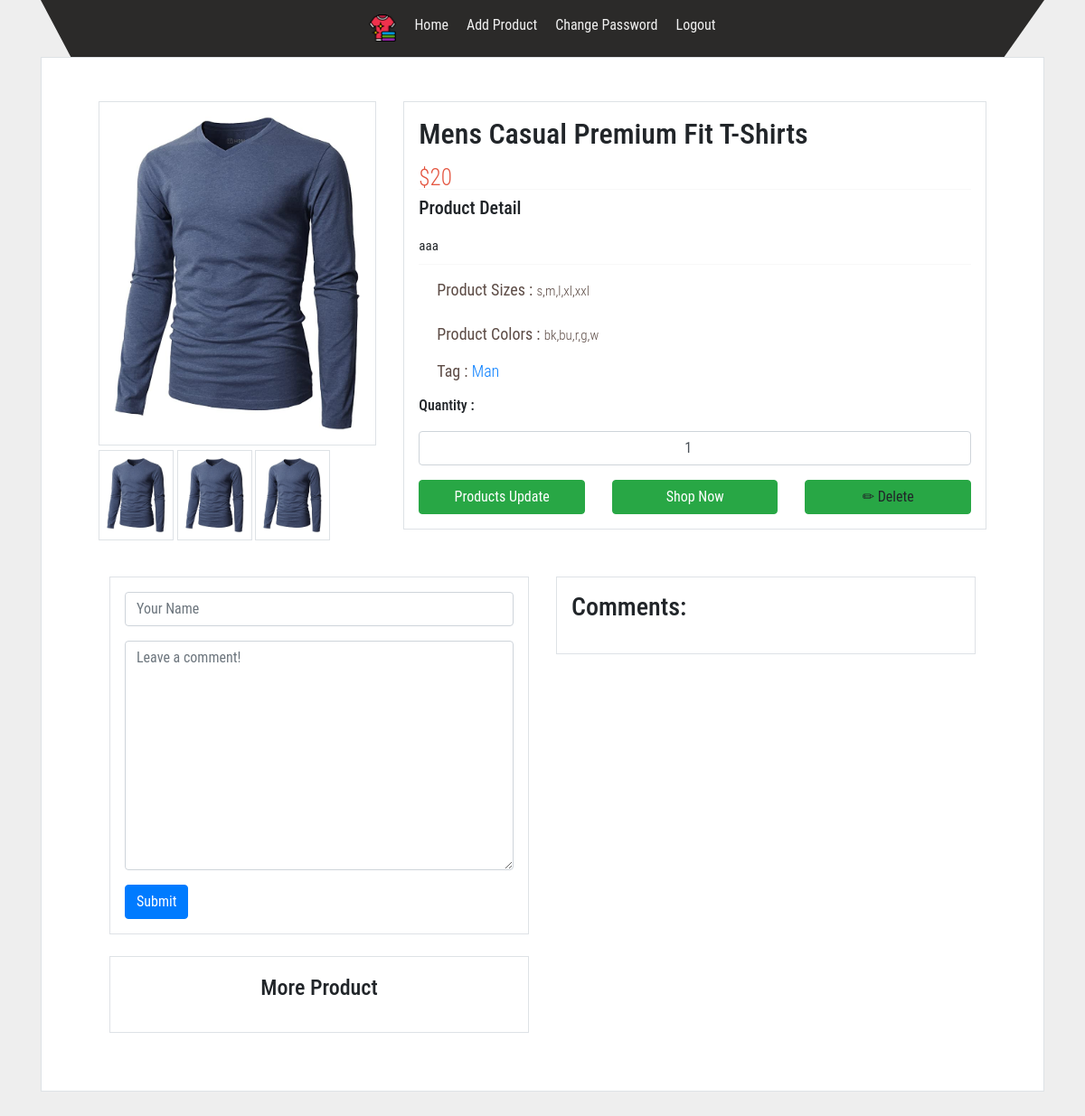
Before: /detail_seller/167 with the older database file.
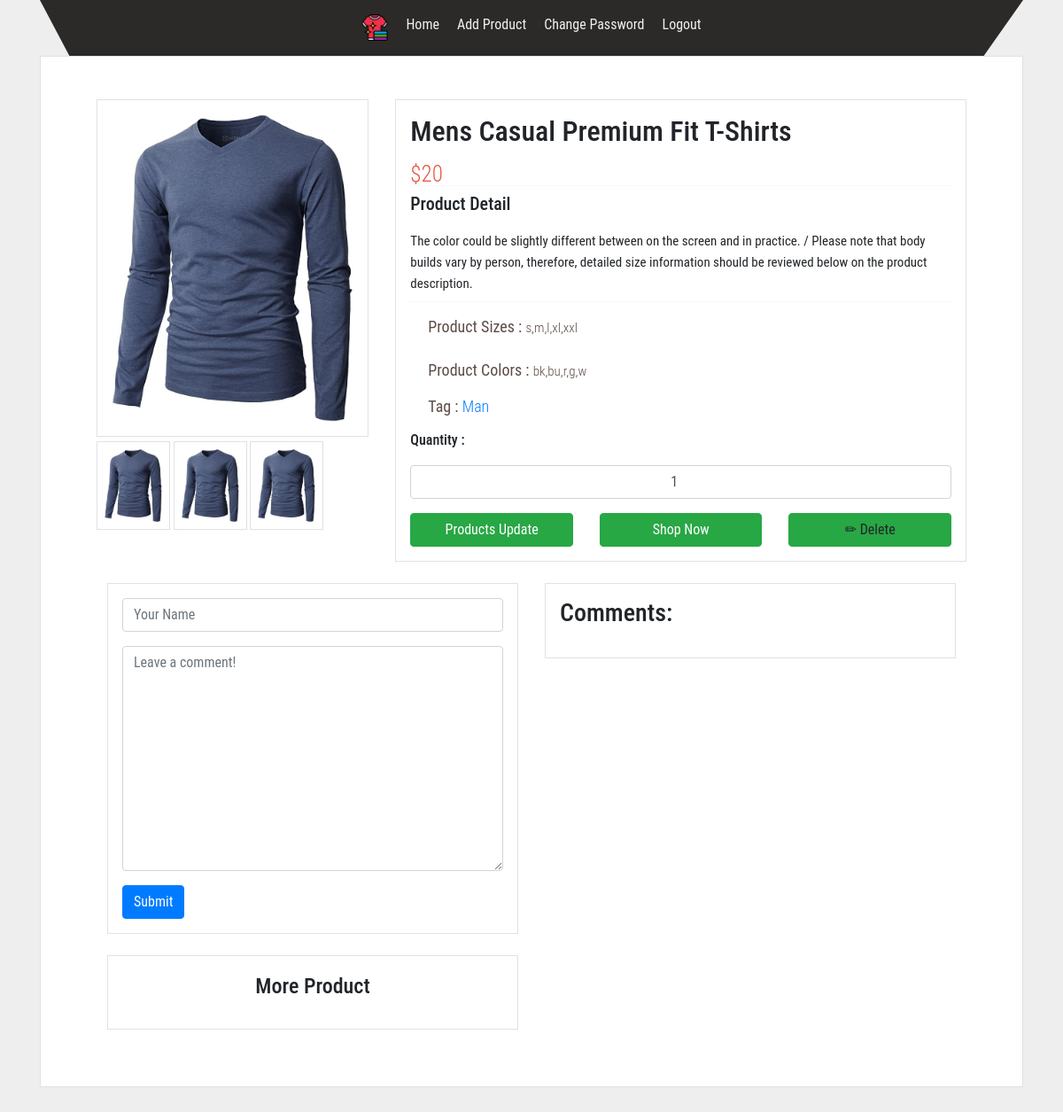
After: the same page with the newer database file.
### products/models.py (models this page shows, shortened)
class Product(models.Model):
    user = models.ForeignKey(User, related_name="product", on_delete=models.DO_NOTHING)
    name = models.CharField(max_length=40)
    picture = models.ImageField(upload_to='photo/', blank=True, null=True)
    price = models.PositiveIntegerField()
    description=models.TextField(verbose_name=("Description"))
    DiscountPrice = models.DecimalField(max_digits=5,blank=True, null=True  , decimal_places=2 , verbose_name=("Discount Price"))
    Cost = models.DecimalField(max_digits=5 ,blank=True, null=True, decimal_places=2 , verbose_name=("Cost"))
    size = [
        ('s','small'),
        ('m','medium'),
        ('l', 'larg'),
        ('xl', 'x_larg'),
        ('xxl', 'xx_larg')
    ]
    sizes = ListCharField(
        base_field=models.CharField(max_length=10, choices=size),
        size=5,
        max_length=(5 * 11),  # 6 * 10 character nominals, plus commas
    )
    color = [
        ('w', 'white'),
        ('g', 'green'),
        ('r', 'red'),
        ('bu', 'blue'),
        ('bk', 'black'),
    ]
    colors = ListCharField(
        base_field=models.CharField(max_length=10, choices=color),
        size=6,
        max_length=(6 * 11),  # 6 * 10 character nominals, plus commas
    )
    categories = models.ManyToManyField('Category',blank=True, null=True,
     related_name='category')
    created_at = models.DateTimeField(auto_now_add=True)

### products/views.py (the view, shortened to what this page needs)
# urls.py: path("detail_seller/<int:pk>",views.blog_detail_seller,name = "products-detail-seller"),
def blog_detail_seller(request, pk):
    product = Product.objects.get(pk=pk)
    form = CommentForm()
    recently_viewed_products = None
    comments = Feedback.objects.filter(products_feed=product)
    if 'recently_viewed' in request.session:
        if pk in request.session['recently_viewed']:
            request.session['recently_viewed'].remove(pk)
        products = Product.objects.filter(
            pk__in=request.session['recently_viewed'])
        recently_viewed_products = sorted(products,
                                          key=lambda x: request.session['recently_viewed'].index(
                                              x.id)
                                          )
        request.session['recently_viewed'].insert(0, pk)
        if len(request.session['recently_viewed']) > 4:
            request.session['recently_viewed'].pop()
    else:
        request.session['recently_viewed'] = [pk]
    request.session.modified = True
    context = {
        "product": product,
        "comments": comments,
        "form": form,
        'recently_viewed_products': recently_viewed_products,
    }
    return render(request, "seller/detail_seller.html", context)

### products/forms.py
class CommentForm(forms.Form):
    name = forms.CharField(
        max_length=60,
        widget=forms.TextInput(attrs={
            "class": "form-control",
            "placeholder": "Your Name"
        })
    )
    feedback = forms.CharField(widget=forms.Textarea(
        attrs={
            "class": "form-control",
            "placeholder": "Leave a comment!"
        })
    )

### products/templates/seller/detail_seller.html (shortened to what the changed rows need)
{% extends 'seller/basic_seller.html' %}
{% load static %}
{% block body %}
{% block content %}
<section class="vh-100">
    <div class="fashion_section">
        <div class="container h-100">
            <div class="col-lg-12 border p-5 main-section bg-white">
                <div class="row m-0">
                    <div class="col-lg-4 left-side-product-box pb-3">
                        <img src="{{product.picture.url}}" class="border p-3">
                        <span class="sub-img">
                            <img src="{{product.picture.url}}" class="border p-2">
                            <img src="{{product.picture.url}}" class="border p-2">
                            <img src="{{product.picture.url}}" class="border p-2">
                        </span>
                    </div>
                    <div class="col-lg-8">
                        <div class="right-side-pro-detail border p-3 m-0">
                            <div class="row">
                                <div class="col-lg-12">
                                    <h2>{{ product.name }}</h2>
                                </div>
                                <div class="col-lg-12">
                                    <p class="m-0 p-0 price-pro">${{product.price}}</p>
                                    <hr class="p-0 m-0">
                                </div>
                                <div class="col-lg-12 pt-2">
                                    <h5>Product Detail</h5>
                                    <span>{{product.description}}</span>
                                    <hr class="m-0 pt-2 mt-2">
                                </div>
                                <div class="col-lg-12 pt-2">
                                    <p class="tag-section"><strong>Product Sizes : </strong>
                                        <span>{{product.sizes}}</span>
                                    </p>
                                </div>
                                <div class="col-lg-12 pt-2">
                                    <p class="tag-section"><strong>Product Colors : </strong>
                                        <span>{{product.colors}}</span>
                                    </p>
                                </div>
                            </div>
                        </div>
                    </div>
                </div><br>
            </div>
</section>
{% endblock %}
{% endblock %}

Changed rows visible on the page:
changed Product "Mens Casual Premium Fit T-Shirts": description "aaa" → "The color could be slightly different between on the screen and in practice. / Please note that body builds vary by person, therefore, detailed size information should be reviewed below on the product description."
